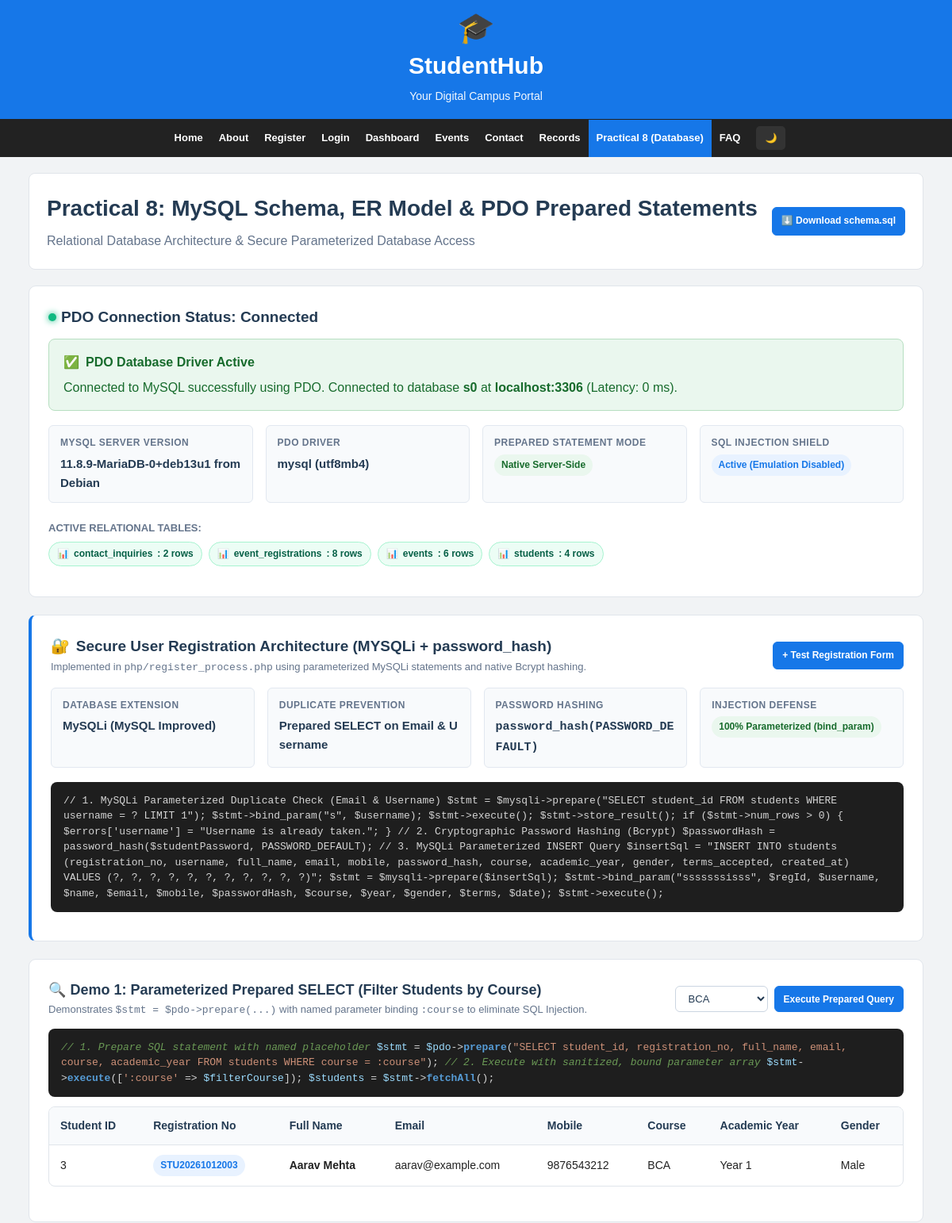
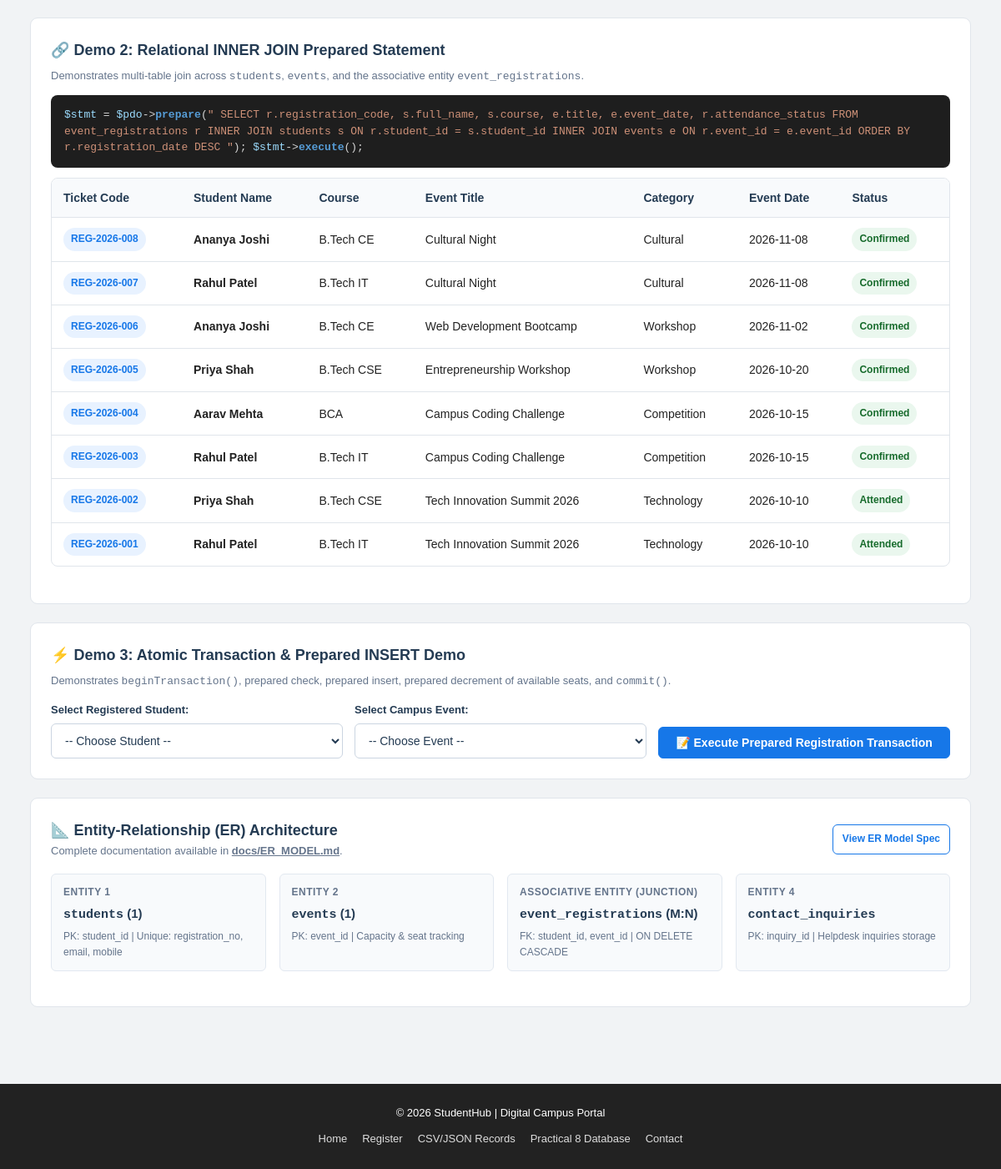
The app's page /php/db_dashboard.php?course=BCA with its own data (2 pictures, top to bottom).
### tables this page shows
CREATE TABLE `students` (
    `student_id` INT UNSIGNED AUTO_INCREMENT PRIMARY KEY,
    `registration_no` VARCHAR(30) NOT NULL UNIQUE COMMENT 'Formatted ID e.g. STU20261012001',
    `username` VARCHAR(50) NOT NULL UNIQUE COMMENT 'Unique portal username e.g. rahul_patel',
    `full_name` VARCHAR(100) NOT NULL,
    `email` VARCHAR(120) NOT NULL UNIQUE,
    `mobile` VARCHAR(15) NOT NULL UNIQUE,
    `password_hash` VARCHAR(255) NOT NULL COMMENT 'Bcrypt hashed password via password_hash()',
    `course` VARCHAR(50) NOT NULL COMMENT 'B.Tech IT, B.Tech CSE, BCA, etc.',
    `academic_year` TINYINT UNSIGNED NOT NULL COMMENT '1, 2, 3, or 4',
    `gender` ENUM('Male', 'Female', 'Other') NOT NULL,
    `terms_accepted` ENUM('Accepted', 'Pending') NOT NULL DEFAULT 'Accepted',
    `created_at` TIMESTAMP NOT NULL DEFAULT CURRENT_TIMESTAMP,
    `updated_at` TIMESTAMP NOT NULL DEFAULT CURRENT_TIMESTAMP ON UPDATE CURRENT_TIMESTAMP,

    INDEX `idx_students_username` (`username`),
    INDEX `idx_students_email` (`email`),
    INDEX `idx_students_course_year` (`course`, `academic_year`)
);

CREATE TABLE `event_registrations` (
    `registration_id` INT UNSIGNED AUTO_INCREMENT PRIMARY KEY,
    `student_id` INT UNSIGNED NOT NULL,
    `event_id` INT UNSIGNED NOT NULL,
    `registration_code` VARCHAR(50) NOT NULL UNIQUE COMMENT 'Unique ticket/token e.g. REG-2026-001',
    `registration_date` TIMESTAMP NOT NULL DEFAULT CURRENT_TIMESTAMP,
    `attendance_status` ENUM('Confirmed', 'Attended', 'Cancelled') NOT NULL DEFAULT 'Confirmed',
    `remarks` VARCHAR(255) DEFAULT NULL,

     
    CONSTRAINT `fk_registrations_student`
        FOREIGN KEY (`student_id`)
        REFERENCES `students` (`student_id`)
        ON DELETE CASCADE
        ON UPDATE CASCADE,

    CONSTRAINT `fk_registrations_event`
        FOREIGN KEY (`event_id`)
        REFERENCES `events` (`event_id`)
        ON DELETE CASCADE
        ON UPDATE CASCADE,

     
    UNIQUE KEY `unique_student_event_registration` (`student_id`, `event_id`),
    INDEX `idx_registrations_date` (`registration_date`)
);

CREATE TABLE `events` (
    `event_id` INT UNSIGNED AUTO_INCREMENT PRIMARY KEY,
    `title` VARCHAR(150) NOT NULL,
    `category` VARCHAR(50) NOT NULL COMMENT 'Technology, Competition, Workshop, Sports, Cultural',
    `event_date` DATE NOT NULL,
    `event_time` VARCHAR(30) NOT NULL,
    `location` VARCHAR(120) NOT NULL,
    `description` TEXT NOT NULL,
    `organizer` VARCHAR(120) NOT NULL,
    `total_seats` INT UNSIGNED NOT NULL,
    `available_seats` INT UNSIGNED NOT NULL,
    `status` ENUM('Upcoming', 'Ongoing', 'Completed', 'Cancelled') NOT NULL DEFAULT 'Upcoming',
    `created_at` TIMESTAMP NOT NULL DEFAULT CURRENT_TIMESTAMP,

    INDEX `idx_events_date` (`event_date`),
    INDEX `idx_events_category` (`category`),
    INDEX `idx_events_status` (`status`)
);

### php/db_dashboard.php (the view, shortened to what the rows shown need)
<?php
$pdo = getDBConnection();
$filterCourse = isset($_GET['course']) ? trim($_GET['course']) : 'All';
$studentsList = [];
if ($pdo instanceof PDO) {
    if ($filterCourse !== 'All' && !empty($filterCourse)) {
        $searchStmt = $pdo->prepare("
            SELECT student_id, registration_no, full_name, email, mobile, course, academic_year, gender
            FROM students
            WHERE course = :course
            ORDER BY student_id ASC
        ");
        $searchStmt->execute([':course' => $filterCourse]);
        $studentsList = $searchStmt->fetchAll();
    }
}
$joinList = [];
if ($pdo instanceof PDO) {
    $joinStmt = $pdo->prepare("
        SELECT
            r.registration_id,
            r.registration_code,
            s.full_name AS student_name,
            s.course,
            e.title AS event_title,
            e.category AS event_category,
            e.event_date,
            r.attendance_status,
            r.registration_date
        FROM event_registrations r
        INNER JOIN students s ON r.student_id = s.student_id
        INNER JOIN events e ON r.event_id = e.event_id
        ORDER BY r.registration_date DESC
    ");
    $joinStmt->execute();
    $joinList = $joinStmt->fetchAll();
}
?>
<!DOCTYPE html>
<html lang="en">
<head>
    <link rel="stylesheet" href="../css/style.css">
</head>
<body>
<header class="site-header">
    <h1>StudentHub</h1>
</header>
<main>
    <div class="container">
        <div class="page-title">
            <div style="display: flex; justify-content: space-between; align-items: center; flex-wrap: wrap; gap: 10px;">
                <div>
                    <h2>Practical 8: MySQL Schema, ER Model & PDO Prepared Statements</h2>
                </div>
            </div>
        </div>
        <section class="summary-card">
            <?php if (!empty($studentsList)): ?>
                <div class="table-responsive" style="margin-top: 10px;">
                    <table class="data-table">
                        <thead>
                            <tr>
                                <th>Student ID</th>
                                <th>Registration No</th>
                                <th>Full Name</th>
                                <th>Email</th>
                                <th>Mobile</th>
                                <th>Course</th>
                                <th>Academic Year</th>
                                <th>Gender</th>
                            </tr>
                        </thead>
                        <tbody>
                            <?php foreach ($studentsList as $stu): ?>
                                <tr>
                                    <td><?php echo $stu['student_id']; ?></td>
                                    <td><span class="badge badge-primary"><?php echo htmlspecialchars($stu['registration_no']); ?></span></td>
                                    <td><strong><?php echo htmlspecialchars($stu['full_name']); ?></strong></td>
                                    <td><?php echo htmlspecialchars($stu['email']); ?></td>
                                    <td><?php echo htmlspecialchars($stu['mobile']); ?></td>
                                    <td><?php echo htmlspecialchars($stu['course']); ?></td>
                                    <td>Year <?php echo htmlspecialchars($stu['academic_year']); ?></td>
                                    <td><?php echo htmlspecialchars($stu['gender']); ?></td>
                                </tr>
                            <?php endforeach; ?>
                        </tbody>
                    </table>
                </div>
            <?php else: ?>
                <p style="color: #64748b; font-size: 14px; margin-top: 10px;"><em>(Connect MySQL and import schema.sql to view live query results)</em></p>
            <?php endif; ?>
        </section>
        <section class="summary-card">
            <?php if (!empty($joinList)): ?>
                <div class="table-responsive" style="margin-top: 10px;">
                    <table class="data-table">
                        <thead>
                            <tr>
                                <th>Ticket Code</th>
                                <th>Student Name</th>
                                <th>Course</th>
                                <th>Event Title</th>
                                <th>Category</th>
                                <th>Event Date</th>
                                <th>Status</th>
                            </tr>
                        </thead>
                        <tbody>
                            <?php foreach ($joinList as $row): ?>
                                <tr>
                                    <td><span class="badge badge-primary"><?php echo htmlspecialchars($row['registration_code']); ?></span></td>
                                    <td><strong><?php echo htmlspecialchars($row['student_name']); ?></strong></td>
                                    <td><?php echo htmlspecialchars($row['course']); ?></td>
                                    <td><?php echo htmlspecialchars($row['event_title']); ?></td>
                                    <td><?php echo htmlspecialchars($row['event_category']); ?></td>
                                    <td><?php echo htmlspecialchars($row['event_date']); ?></td>
                                    <td><span class="badge badge-success"><?php echo htmlspecialchars($row['attendance_status']); ?></span></td>
                                </tr>
                            <?php endforeach; ?>
                        </tbody>
                    </table>
                </div>
            <?php else: ?>
                <p style="color: #64748b; font-size: 14px; margin-top: 10px;"><em>(Connect MySQL to view live relational join results)</em></p>
            <?php endif; ?>
        </section>
    </div>
</main>
</body>
</html>

### records on screen
students: student_id "3", registration_no "STU20261012003", full_name "Aarav Mehta", email "aarav@example.com", mobile "9876543212", course "BCA", academic_year "1", gender "Male"
event_registrations: registration_code "REG-2026-008", student.full_name "Ananya Joshi", student.course "B.Tech CE", event.title "Cultural Night", event.category "Cultural", event.event_date "2026-11-08", attendance_status "Confirmed"
event_registrations: registration_code "REG-2026-007", student.full_name "Rahul Patel", student.course "B.Tech IT", event.title "Cultural Night", event.category "Cultural", event.event_date "2026-11-08", attendance_status "Confirmed"
event_registrations: registration_code "REG-2026-006", student.full_name "Ananya Joshi", student.course "B.Tech CE", event.title "Web Development Bootcamp", event.category "Workshop", event.event_date "2026-11-02", attendance_status "Confirmed"
event_registrations: registration_code "REG-2026-005", student.full_name "Priya Shah", student.course "B.Tech CSE", event.title "Entrepreneurship Workshop", event.category "Workshop", event.event_date "2026-10-20", attendance_status "Confirmed"
event_registrations: registration_code "REG-2026-004", student.full_name "Aarav Mehta", student.course "BCA", event.title "Campus Coding Challenge", event.category "Competition", event.event_date "2026-10-15", attendance_status "Confirmed"
event_registrations: registration_code "REG-2026-003", student.full_name "Rahul Patel", student.course "B.Tech IT", event.title "Campus Coding Challenge", event.category "Competition", event.event_date "2026-10-15", attendance_status "Confirmed"
event_registrations: registration_code "REG-2026-002", student.full_name "Priya Shah", student.course "B.Tech CSE", event.title "Tech Innovation Summit 2026", event.category "Technology", event.event_date "2026-10-10", attendance_status "Attended"
event_registrations: registration_code "REG-2026-001", student.full_name "Rahul Patel", student.course "B.Tech IT", event.title "Tech Innovation Summit 2026", event.category "Technology", event.event_date "2026-10-10", attendance_status "Attended"

### other values on screen
$dbDiag['message'] "Connected to MySQL successfully using PDO."
$dbDiag['database'] "s0"
$dbDiag['host'] "localhost:3306"
$dbDiag['latency_ms'] "0"
$dbDiag['version'] "11.8.9-MariaDB-0+deb13u1 from Debian"
$dbDiag['driver'] "mysql"
$tbl "contact_inquiries"
$cnt "2"
$tbl "event_registrations"
$cnt "8"
$tbl "events"
$cnt "6"
$tbl "students"
$cnt "4"
